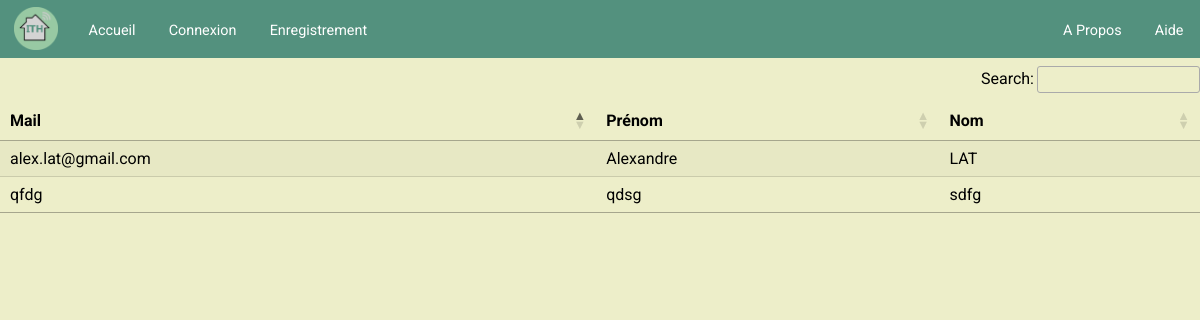
/ (signed in), run on an earlier commit of the app's database.
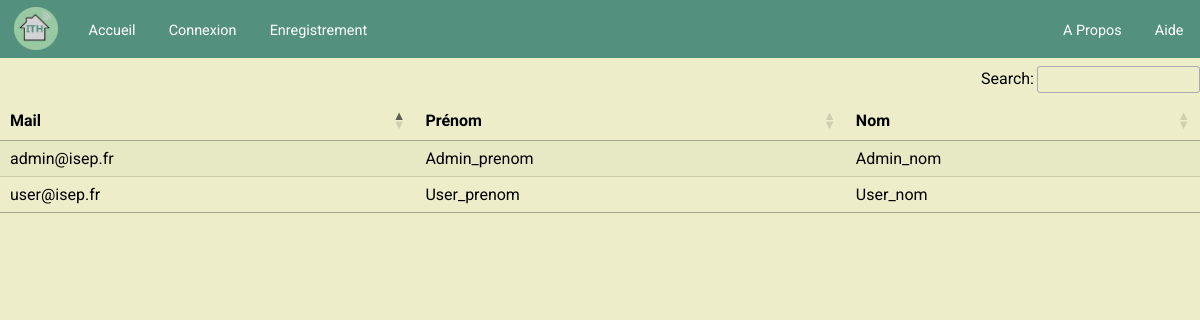
And on a later commit of the database.
### tables this page shows
CREATE TABLE IF NOT EXISTS `utilisateur` (
  `id_u` int(11) NOT NULL AUTO_INCREMENT,
  `email_u` varchar(150) NOT NULL,
  `prenom_u` varchar(100) NOT NULL,
  `nom_u` varchar(100) NOT NULL,
  `mdp_u` varchar(100) NOT NULL,
  `telephone_u` int(10) DEFAULT NULL,
  PRIMARY KEY (`id_u`) USING BTREE,
  UNIQUE KEY `email_u` (`email_u`)
);

### app/index.php (called while the page is built, shortened)
<?php
require_once 'Controleurs/controleurAccueil.php';
$router = new Routeur($_GET['currentPageUrl']);
$router->get('/', function(){ $controleur = new ControleurAccueil();
    $controleur->affichageAccueil(); });
$router->get('/accueil', function(){ $controleur = new ControleurAccueil();
    $controleur->affichageAccueil(); });
$router->get('/apropos', function(){ $controleur = new ControleurAide();
    $controleur->affichageApropos(); });
$router->get('/aide', function(){ $controleur = new ControleurAide();
    $controleur->affichageAide(); });
$router->post('/aide', function(){ $controleur = new ControleurAide();
    $controleur->affichageAide(); });
$router->get('/connexion', function(){ $controleur = new ControleurAuthentification;
    $controleur->affichageConnexion(); });
$router->post('/connexion', function(){ $controleur = new ControleurAuthentification;
    $controleur->affichageConnexion(); });
$router->get('/enregistrement', function(){ $controleur = new ControleurAuthentification;
    $controleur->affichageEnregistrement(); });
$router->post('/enregistrement', function(){ $controleur = new ControleurAuthentification;
    $controleur->affichageEnregistrement(); });
$router->get('/profil', function(){ if(isset($_SESSION['id_u'])) { $controleur = new ControleurUtilisateur;
    $controleur->affichageMonCompte($_SESSION['id_u']); }});
$router->post('/profil', function(){ if(isset($_SESSION['id_u'])) { $controleur = new ControleurUtilisateur;
    $controleur->affichageMonCompte($_SESSION['id_u']); }});
$router->get('/statistiques', function(){ $controleur = new ControleurMaMaison;
    $controleur->affichageStatistiques(); });
$router->post('/tableau-de-bord', function(){ $controleur = new ControleurMaMaison;
    $controleur->affichageTableauDeBord(); });
$router->get('/tableau-de-bord', function(){ $controleur = new ControleurMaMaison;
    $controleur->affichageTableauDeBord(); });
$router->get('/editer', function(){ $controleur = new ControleurMaMaison;
    $controleur->affichageEditerMaMaison(); });
$router->post('/editer', function(){ $controleur = new ControleurMaMaison;
    $controleur->affichageEditerMaMaison(); });
$router->get('/deconnexion', function(){ $controleur = new ControleurAuthentification;
    $controleur->affichageDeconnexion(); });
$router->get('/:id', function($id){ $controleur = new ControleurUtilisateur;
    $controleur->affichageUtilisateur($id); });
$router->post('/:id', function($id){ $controleur = new ControleurUtilisateur;
    $controleur->affichageUtilisateur($id); });
$router->run();

### app/Route.php (called while the page is built)
<?php
class Route
{
    private $path;
    private $callback;
    private $urlParams = [];
    public function __construct($path, $callback){
        $this->path = trim($path, '/');
        $this->callback = $callback;
    }
    public function match($url){
        $url = trim($url, '/');
        $path = preg_replace('#:([\w]+)#', '([^/]+)', $this->path);
        $regex = "#^$path$#i";
        if(!preg_match($regex, $url, $urlParams)){
            return false;
        }
        array_shift($urlParams);
        $this->urlParams = $urlParams;
        return true;
    }
    public function call(){
        return call_user_func_array($this->callback, $this->urlParams);
    }
}

### app/Routeur.php (called while the page is built, shortened)
<?php
require_once 'Route.php';
require_once 'Vues/vue.php';
class Routeur{
    private $currentPageUrl;
    private $routes = [];
    public function __construct($currentPageUrl){
        $this->currentPageUrl = $currentPageUrl;
    }
    public function get($path, $callback){
        $route = new Route($path, $callback);
        $this->routes["GET"][] = $route;
    }
    public function post($path, $callback){
        $route = new Route($path, $callback);
        $this->routes["POST"][] = $route;
    }
    public function run(){
        foreach($this->routes[$_SERVER['REQUEST_METHOD']] as $route){
            if($route->match($this->currentPageUrl)){
                return $route->call();
            }
        }
    }
}

### app/Modeles/modele.php (called while the page is built)
<?php
abstract class Modele {
  private $bdd;
  protected function executerRequete($sql, $parametres = null) {
    if ($parametres == null){
      $resultat = $this->getBdd()->query($sql);
    }
    else {
      $resultat = $this->getBdd()->prepare($sql);
      $resultat->execute($parametres);
    }
    return $resultat;
  }
  private function getBdd() {
    if ($this->bdd == null) {
      $this->bdd = new PDO("mysql:host=localhost; dbname=ith; charset=utf8", 'root', 'root', array(PDO::ATTR_ERRMODE => PDO::ERRMODE_EXCEPTION));
    }
    return $this->bdd;
  }
}

### app/Modeles/utilisateurs.php (called while the page is built, shortened)
<?php
require_once "Modeles/modele.php";
class Utilisateurs extends Modele {
  public function chercherUtilisateurs(){
    $sql = "SELECT email_u, prenom_u, nom_u, id_u FROM utilisateur";
    $resultatRequete = $this->executerRequete($sql)->fetchAll(PDO::FETCH_ASSOC);
    return $resultatRequete;
  }
}

### app/Vues/vueAccueil.php (the view, shortened to what this page needs)
<?php $this->titre = "Accueil"; ?>
<?php if (isset($_SESSION['id']) && $_SESSION['id'] == 1): ?>
  <link rel="stylesheet" type="text/css" href="//cdn.datatables.net/1.10.16/css/jquery.dataTables.css">
  <table id="myTable" class="hover row-border stripe">
    <thead>
      <tr>
        <th>Mail</th>
        <th>Prénom</th>
        <th>Nom</th>
      </tr>
    </thead>
    <tbody>
      <?php foreach ($donnees as $key => $value): ?>
          <tr onclick="window.location.href='http://localhost:8080/ITH/<?php echo $value['id_u'] ?>' ">
            <td> <?php echo $value['email_u'] ?> </td>
            <td> <?php echo $value['prenom_u'] ?> </td>
            <td> <?php echo $value['nom_u'] ?> </td>
          </tr>
      <?php endforeach; ?>
    </tbody>
  </table>
<?php endif; ?>

### app/Controleurs/controleurAccueil.php (shortened to what this page needs)
<?php
require_once 'Modeles/utilisateurs.php';
require_once 'Vues/vue.php';
class ControleurAccueil{
  public function affichageAccueil(){
    if (isset($_SESSION['id']) && $_SESSION['id'] == 1) {
      $utilisateurs = new Utilisateurs;
      $donnees = $utilisateurs->chercherUtilisateurs();
      $vue = new Vue('Accueil');
      $vue->generer($donnees);
    } else {
      $vue = new Vue('Accueil');
      $vue->generer();
    }
  }
}

### app/Vues/vue.php (shortened to what this page needs)
<?php
class Vue {
  private $fichier;
  private $titre;
  private $css;
  public function __construct($action) {
    $this->fichier = "Vues/vue".$action.".php";
    $this->css = "<link rel='stylesheet' href='public/css/".$action.".css'>";
  }
  public function generer($donnees=[]) {
    $contenu = $this->genererFichier($this->fichier, $donnees);
    $vue = $this->genererFichier('Vues/gabarit.php', array('titre' => $this->titre, 'contenu' => $contenu, 'css' => $this->css));
    echo $vue;
  }
  private function genererFichier($fichier, $donnees) {
    if (file_exists($fichier)) {
      extract($donnees);
      require $fichier;
      return ob_get_clean();
    }
    else {
      throw new Exception("Fichier '$fichier' introuvable");
    }
  }
}

### app/Vues/gabarit.php (shortened to what this page needs)
<!DOCTYPE html>
<html>
<head>
  <link rel="stylesheet" href="public/css/framework.css">
  <link rel="stylesheet" href="public/css/header.css">
  <link rel="stylesheet" href="public/css/Theme.css">
    <?= $css ?>
</head>
<body>
  <?php include 'header.php'; ?>
  <?= $contenu ?>
</body>
</html>

### app/Vues/header.php (shortened to what this page needs)
<ul id="navigation" class="topNav">
  <?php if (!empty($_SESSION['email'])): ?>
    <?php if ($_SESSION['id'] == 0): ?>
      <li id="logocontainer"><a href="accueil"><img id="logo" src="public/images/logo.png"></a></li>
      <li class="header-link"><a href="accueil">Accueil</a></li>
      <li class="header-link"><a href="profil">Mon Compte</a></li>
      <li id="dropdown-container">
          <ul class="dropdown">
            <li class="header-link-dropdown"><a href="javascript:void(0);">Mon habitation</a></li>
              <div class="dropdown-content">
                <a class="header-link-dropdown" href="editer">Éditer mon habitation</a>
                <a class="header-link-dropdown" href="statistiques">Statistiques</a>
                <a class="header-link-dropdown" href="tableau-de-bord">Tableau de bord</a>
              </div>
          </ul>
      </li>
      <li class="header-link-dropdown-responsive"><a href="editer">Éditer mon habitation</a></li>
      <li class="header-link-dropdown-responsive"><a href="statistiques">Statistiques</a></li>
      <li class="header-link-dropdown-responsive"><a href="tableaudebord">Tableau de bord</a></li>
      <li class="right header-link"><a href="aide">Aide</a></li>
      <li class="right header-link"><a href="apropos">A Propos</a></li>
      <li class="right header-link"><a href="deconnexion">Deconnexion</a></li>
      <li class="right" id="collapsible-icon"><a href="javascript:void(0);"><img id="menu-button" src="public/svg/menu-button.svg"></a></li>
    <?php elseif ($_SESSION['id'] == 1): ?>
      <li id="logocontainer"><a href="accueil"><img id="logo" src="public/images/logo.png"></a></li>
      <li class="header-link"><a href="accueil">Utilsateurs</a></li>
      <li class="header-link"><a href="aide">Aide</a></li>
      <li class="right header-link"><a href="deconnexion">Deconnexion</a></li>
    <?php endif; ?>
  <?php else : ?>
      <li id="logocontainer"><a href="accueil"><img id="logo" src="public/images/logo.png"></a></li>
      <li class="header-link"><a href="accueil">Accueil</a></li>
      <li class="header-link"><a href="connexion">Connexion</a></li>
      <li class="header-link"><a href="enregistrement">Enregistrement</a></li>
      <li class="right header-link"><a href="aide">Aide</a></li>
      <li class="right header-link"><a href="apropos">A Propos</a></li>
  <?php endif; ?>
</ul>

### public/css/framework.css (style rules this page uses)
* { box-sizing: border-box; }

### public/css/header.css (style rules this page uses)
* { margin: 0; padding: 0; font-family: 'Roboto', sans-serif; }
.topNav { margin: 0; padding: 0; background-color: #53917E; list-style-type: none; overflow: hidden; color: white; font-size: 0.9em; }
.topNav [class*="header-link"] { cursor: pointer; }
.topNav .header-link { float: left; height: 4em; padding: 1.55em 1.15em; }
#logocontainer { float: left; height: 4em; }
.topNav a { text-decoration: none; display: block; }
.topNav .header-link a { color: white; text-align: center; }
.topNav #logo { height: 3em; margin: 0.5em 1em; }
.topNav .right { float: right; }

### public/css/Theme.css (style rules this page uses)
body { background-color: #EDEEC9; font-family: 'Roboto'; }

What changed in the data, as far as the page shows it:
removed utilisateur: email_u "alex.lat@gmail.com", prenom_u "Alexandre", nom_u "LAT"
removed utilisateur: email_u "qfdg", prenom_u "qdsg", nom_u "sdfg"
added utilisateur: email_u "admin@isep.fr", prenom_u "Admin_prenom", nom_u "Admin_nom"
added utilisateur: email_u "user@isep.fr", prenom_u "User_prenom", nom_u "User_nom"
